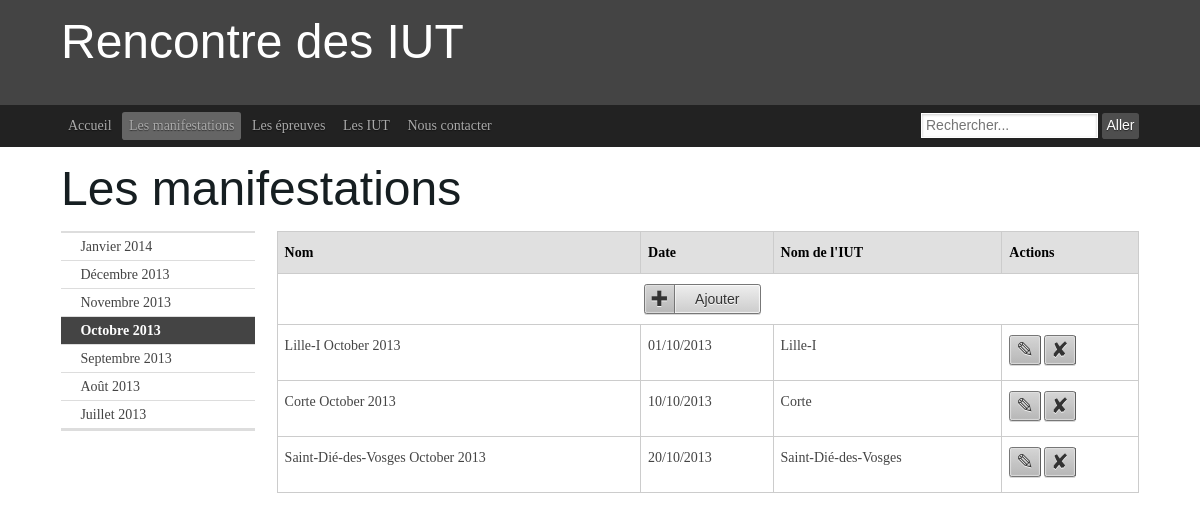
The app's page /manifs.php, older data.
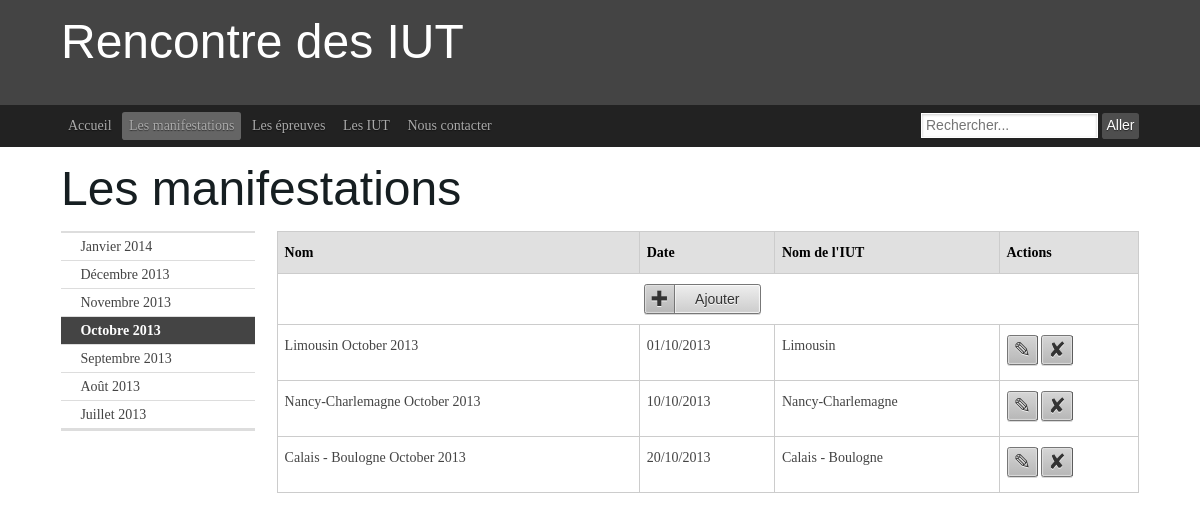
The same page, newer data.
### tables this page shows
create table manifestation (
numMan int(5) not null auto_increment,
nomMan varchar(80),
dateMan date,
noIut int(5) not null,
primary key (numMan),
foreign key (noIut) references iut(noIut) on update cascade on delete cascade
);

create table iut (
noIut int(5) not null auto_increment,
nomIut varchar(80),
adresse varchar(80),
nbEtudiants int(5),
primary key (noIut)
);

### queryUtil.php (called while the page is built, shortened)
<?php
function query($query) {
    $bdd = mysqli_connect('aquassaut.pwnz.org','proje','tbdd','projet');
    $result = mysqli_query($bdd, $query);
    return mysqli_fetch_all($result);
}
?>

### manifs.php (the view, shortened to what this page needs)
<?php
require_once "queryUtil.php";
require_once "pageTemplate.php";
function surroundingMonths($date) {
    echo('
                    <aside class="ym-g18 ym-gl ym-vlist">
                        <ul>
    ');
    $monthToString = [
        "Janvier",
        "Février",
        "Mars",
        "Avril",
        "Mai",
        "Juin",
        "Juillet",
        "Août",
        "Septembre",
        "Octobre",
        "Novembre",
        "Décembre"
    ];
    $arrayDate = explode("/", $date);
    $month = $arrayDate[1] - 1;
    for ($i = 3; $i >= -3; $i -= 1) {
        $m = $month + $i;
        $y = $arrayDate[2];
        if ($m < 0) {
            $y -= 1;
            $m += 12;
        } elseif ($m > 11) {
            $y += 1;
            $m -= 12;
        } elseif($i === 0) {
            echo ('
                            <li class="active"><strong>'.$monthToString[$m].' '.$y.'</strong></li>
            ');
            continue;
        }
        echo ('
                            <li><a href="?date=01/'.($m + 1).'/'.$y.'">'.$monthToString[$m].' '.$y.'</a></li>
        ');
    }
    echo('
                        </ul>
                    </aside>
    ');
}
function selectAllManifestationsInMonth($date) {
    $arrayDate = explode("/", $date);
    $m = $arrayDate[1];
    $y = $arrayDate[2];
    $q = 'select numMan, nomMan, date_format(dateMan, "%d/%m/%Y"), nomIut from manifestation as m
          inner join iut as i on m.noIut = i.noIut
          where month(dateMan) = '.$m.' and year(dateMan) = '.$y.' order by dateMan;';
    return query($q);
}
function printManifestations($date) {
    $manifs = selectAllManifestationsInMonth($date);
    echo('
                    <article class="ym-g80 ym-gr ym-content">
                        <table class="bordertable">
                            <thead>
                                <tr>
                                    <th>Nom</th>
                                    <th>Date</th>
                                    <th>Nom de l\'IUT</th>
                                    <th>Actions</th>
                                </tr>
                            </thead>
                            <tbody>
                                <tr id="0">
                                    <td colspan="4">
                                        <center>
                                            <button class="ym-button ym-add" onclick="popForm(0);">Ajouter</button>
                                        </center>
                                    </td>
                                </tr>
    ');
    foreach($manifs as $manif) {
        echo('
                                <tr>
                                    <td>'.$manif[1].'</td>
                                    <td>'.$manif[2].'</td>
                                    <td>'.$manif[3].'</td>
                                    <td><button class="ym-button ym-edit ym-ico-btn" onclick="popForm('.$manif[0].');"></button> <button class="ym-button ym-delete ym-ico-btn"> </button></td>
                                </tr>
        ');
    }
    echo('
                            </tbody>
                        </table>
                    </article>
    ');
}
$date = date("d/m/Y");
surroundingMonths($date);
printManifestations($date);
?>

Row changes from the older to the newer data that the page shows:
changed manifestation: nomMan "Lille-I October 2013" → "Limousin October 2013"; noIut.nomIut "Lille-I" → "Limousin"
changed manifestation: nomMan "Corte October 2013" → "Nancy-Charlemagne October 2013"; noIut.nomIut "Corte" → "Nancy-Charlemagne"
changed manifestation: nomMan "Saint-Dié-des-Vosges October 2013" → "Calais - Boulogne October 2013"; noIut.nomIut "Saint-Dié-des-Vosges" → "Calais - Boulogne"
